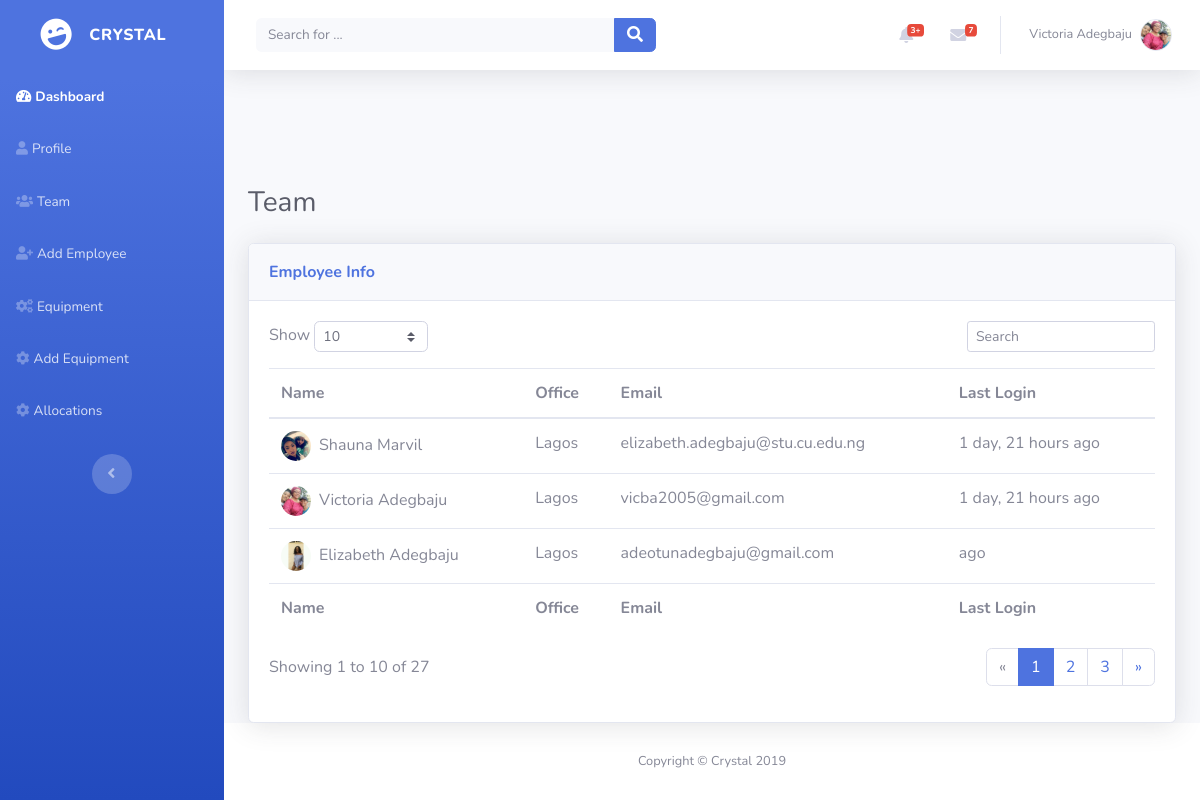
Page /team/ (signed in) on the earlier database version.
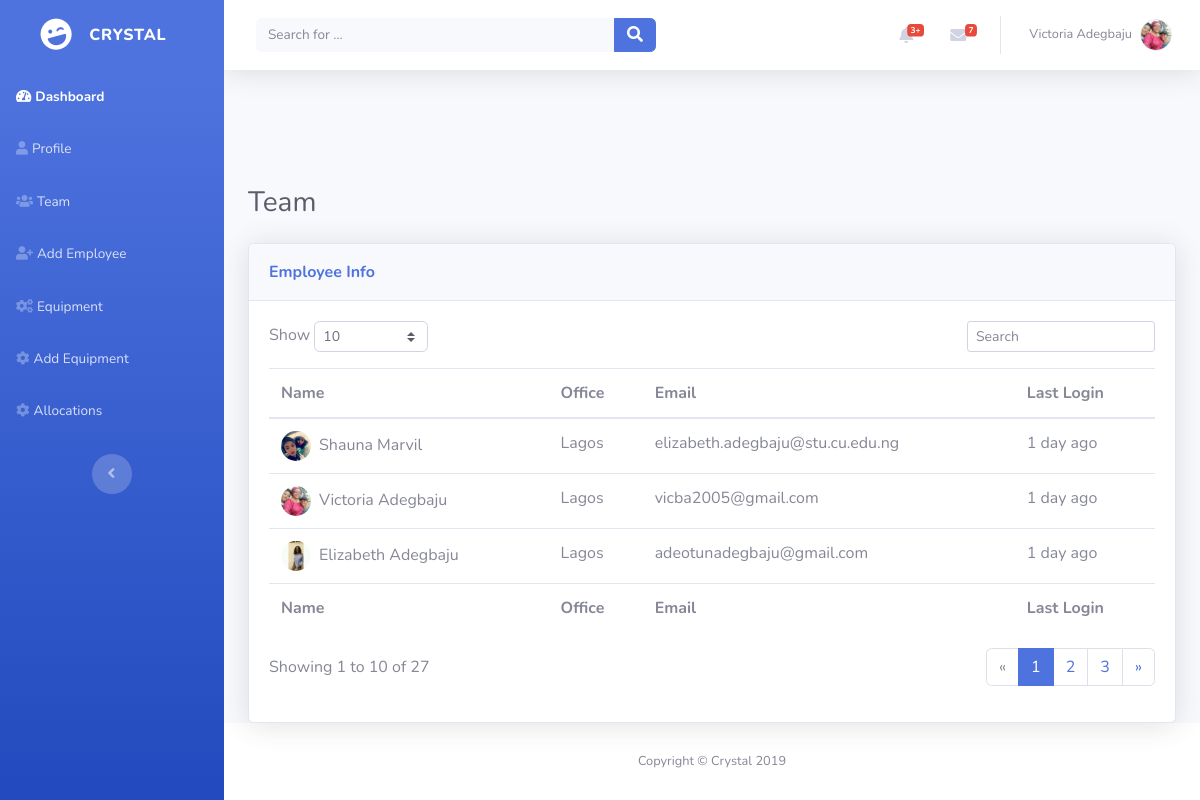
Same page on the later database version.
### dashboard/models.py (models this page shows, shortened)
class Employee(models.Model):
    user = models.OneToOneField(User, models.CASCADE)
    username = models.CharField(max_length=20)
    image = models.ImageField(upload_to=user_directory_path)
    email_verified = models.BooleanField(default=False)
    company = models.ForeignKey(Company, on_delete=models.CASCADE, default=1)
    location = models.ForeignKey(Location, on_delete=models.PROTECT, default=1)

class User(AbstractUser):
    username = None
    first_name = models.CharField(_('first name'), max_length=30, blank=True)
    last_name = models.CharField(_('last name'), max_length=150, blank=True)
    email = models.EmailField(_('email address'), unique=True)
    USERNAME_FIELD = 'email'
    REQUIRED_FIELDS = []
    objects = UserManager()

class Location(models.Model):
    name = models.CharField(
        max_length=20, help_text='Name to identify branch location of Company')
    address = models.TextField(help_text='Address of Office', null=True)
    city = models.CharField(max_length=20, help_text='City', null=True)
    country = models.CharField(max_length=20, help_text='Country', null=True)
    company = models.ForeignKey(Company, on_delete=models.CASCADE)

### dashboard/views.py (the view)
# urls.py: path('team/', views.team, name='team'),
def team(request):
    team = Employee.objects.filter(company=request.user.employee.company)
    return render(request, 'team.html', {'team': team})

### templates/team.html (shortened to what the changed rows need)
{% extends 'base_nav.html' %}
{% load static %}
{% load profile_extras %}
{% block content %}
    <div class="container-fluid">
        <div class="card shadow">
            <div class="card-body">
                <div class="table-responsive table mt-2" id="dataTable" role="grid"
                     aria-describedby="dataTable_info">
                    <table class="table dataTable my-0" id="dataTable">
                        <thead>
                        <tr>
                            <th>Name</th>
                            <th>Office</th>
                            <th>Email</th>
                            <th>Last Login</th>
                        </tr>
                        </thead>
                        <tbody>
                        {% for employee in team %}
                            <tr>
                                <td><img class="rounded-circle mr-2" width="30" height="30"
                                         src="{{ employee.image.url }}">{{ employee.user.first_name }} {{ employee.user.last_name }}
                                </td>
                                <td>{{ employee.location.name }}</td>
                                <td>{{ employee.user.email }}</td>
                                <td>{{ employee.user.last_login|timesince }} ago</td>
                            </tr>
                        {% endfor %}
                        </tbody>
                    </table>
                </div>
            </div>
        </div>
    </div>
{% endblock %}

Differences in the rows shown:
changed through a linked row, Employee "Shauna": user.last_login "1 day, 21 hours" → "1 day"
changed through a linked row, Employee "Victoria": user.last_login "1 day, 21 hours" → "1 day"
changed through a linked row, Employee "Elizabeth": user.last_login (not shown) → "1 day"
